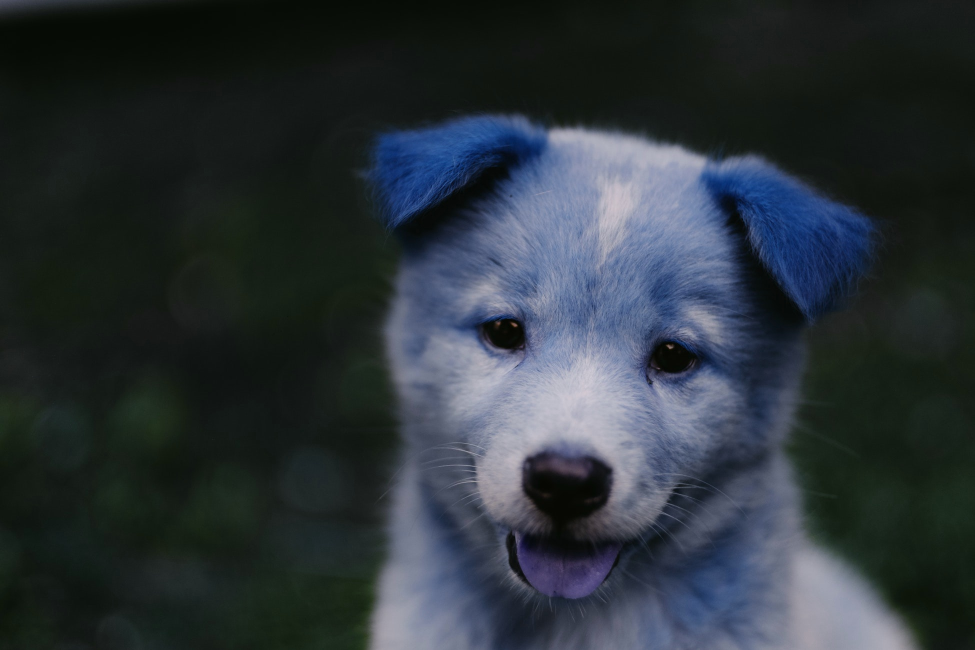
#> input picture 2. Image Basic with OpenCV/totally_image.jpg, 1950 x 1300 px, given in place of the camera (shown at 1/2 size)
$ jupyter execute 'Finger Count .ipynb'
#> lines starting #> are read from the running program, lines starting #| are printed output that depends on the picture
[cell 1]
import cv2
import numpy as np
from sklearn.metrics import pairwise

[cell 2]
####### SET SOME GLOBAL VARIABLE #######
background = None

accumulated_weight =0.5

roi_top = 20
roi_bottom =300
roi_right =300
roi_left =600

[cell 3]
def calc_accum_avg(frame ,accumulated_weight):

    global background

    if background is None:
        background = frame.copy().astype('float')
        return None

    cv2.accumulateWeighted(frame, background, accumulated_weight)

[cell 4]
###### SEGMENTATION HAND IN ROI ######
# [16 lines left out: function segment, not called in this run]

[cell 5]
##### FINGER COUNTING WITH CONVEX HULL #####
# the exists points out of roi those points will counted
# [45 lines left out: function count_fingers, not called in this run]

[cell 6]
#### BRINIBG IT ALL TOGRTHER ####
cam = cv2.VideoCapture(0)

num_frames = 0

while True:

    ret,frame = cam.read()
#> frame is the input picture: shape (1300, 1950, 3); mean B, G, R 57.4, 51.7, 43.7

    frame_copy = frame.copy()

    roi = frame[roi_top:roi_bottom,roi_right:roi_left]
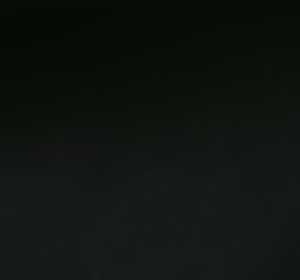
#> roi: shape (280, 300, 3); mean B, G, R 16.4, 19.8, 15.3

    gray = cv2.cvtColor(roi, cv2.COLOR_BGR2GRAY)
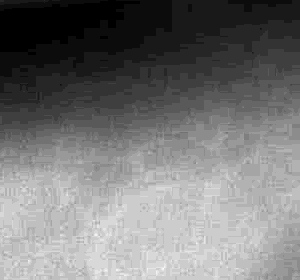
#> gray: shape (280, 300); min 9, max 29, mean 18.3; drawn with min black and max white

    gray = cv2.GaussianBlur(gray, (7,7), 0)
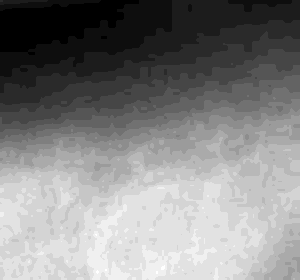
#> gray: shape (280, 300); min 9, max 27, mean 18.3; drawn with min black and max white

    if num_frames < 60:
        calc_accum_avg(gray, accumulated_weight)

        if num_frames <= 59:
            cv2.putText(frame_copy, 'WAIT. GETTING BACKGROUND',(200,200), cv2.FONT_HERSHEY_SIMPLEX, 1,(0,0,255) ,2)
            cv2.imshow('Finger Count',frame_copy)

    else:
        hand = segment(gray)

        if hand is not None:

            thresholded, hand_segment = hand

            # DRAW CONTOURS AROUND REAL HAND IN LIVE STREAM
            cv2.drawContours(frame_copy,[hand_segment*(roi_right,roi_top)],-1 ,(255,0,0), 5)

            fingers = count_fingers(thresholded, hand_segment)

            cv2.putText(frame_copy, str(fingers),(70,50),cv2.FONT_HERSHEY_SIMPLEX, 1,(0,0,255),2)

            cv2.imshow('Thresholded', thresholded)

    cv2.rectangle(frame_copy, (roi_left,roi_top),(roi_right,roi_bottom),(0,0,255), 5)
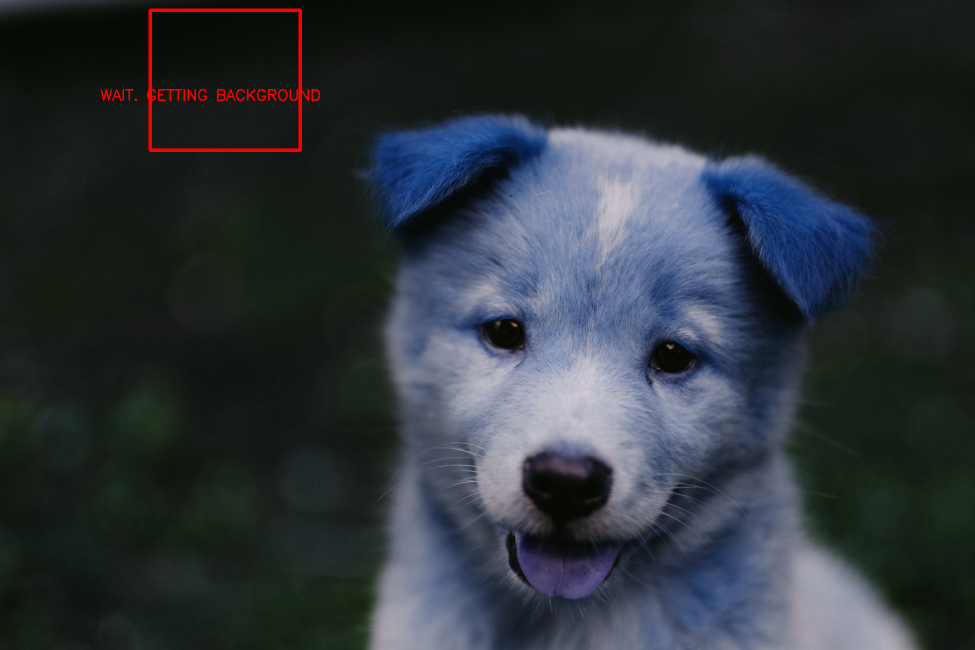
#> frame_copy: shape (1300, 1950, 3) (shown at 1/2 size); mean B, G, R 57.3, 51.6, 44.8

    num_frames +=1

    cv2.imshow('Finger Count', frame_copy)

    k = cv2.waitKey(1) & 0xFF
#> (key Esc is pressed here)

    if k == 27:
        break

cam.release()
cv2.destroyAllWindows()
